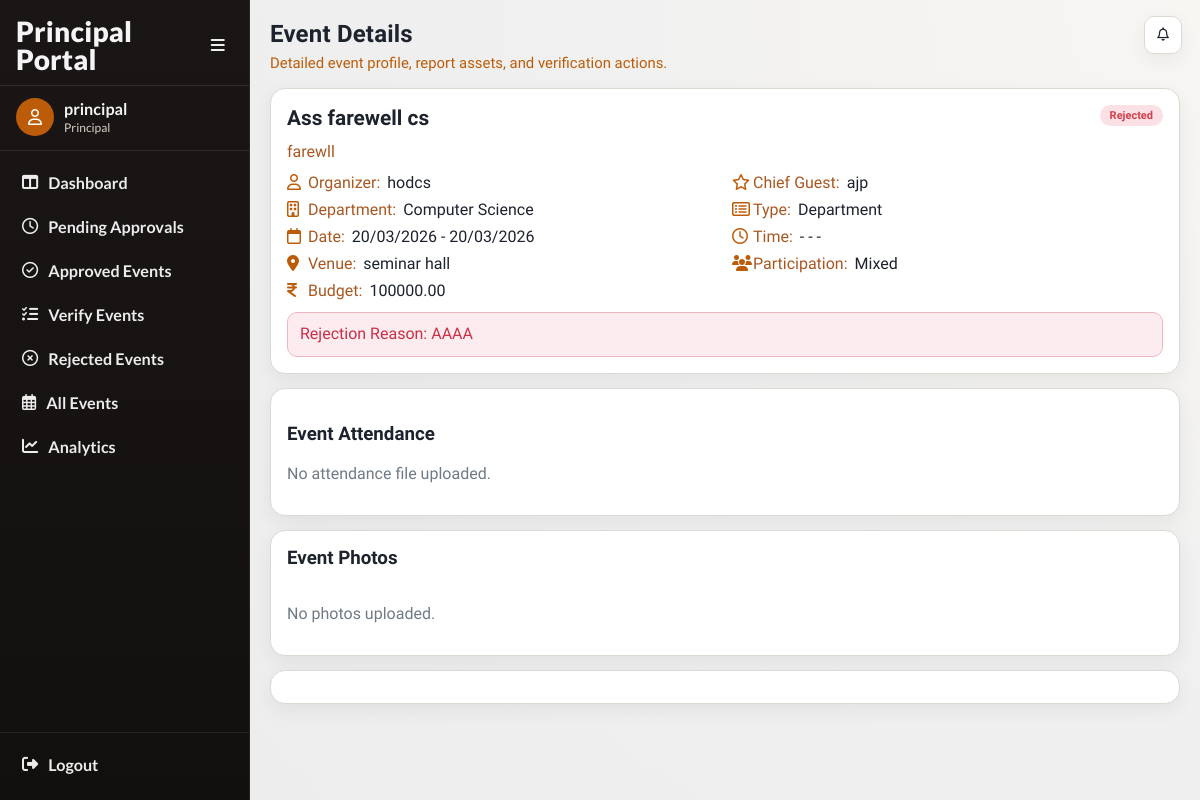
/events/events/9/ (signed in), run on an earlier commit of the app's database.
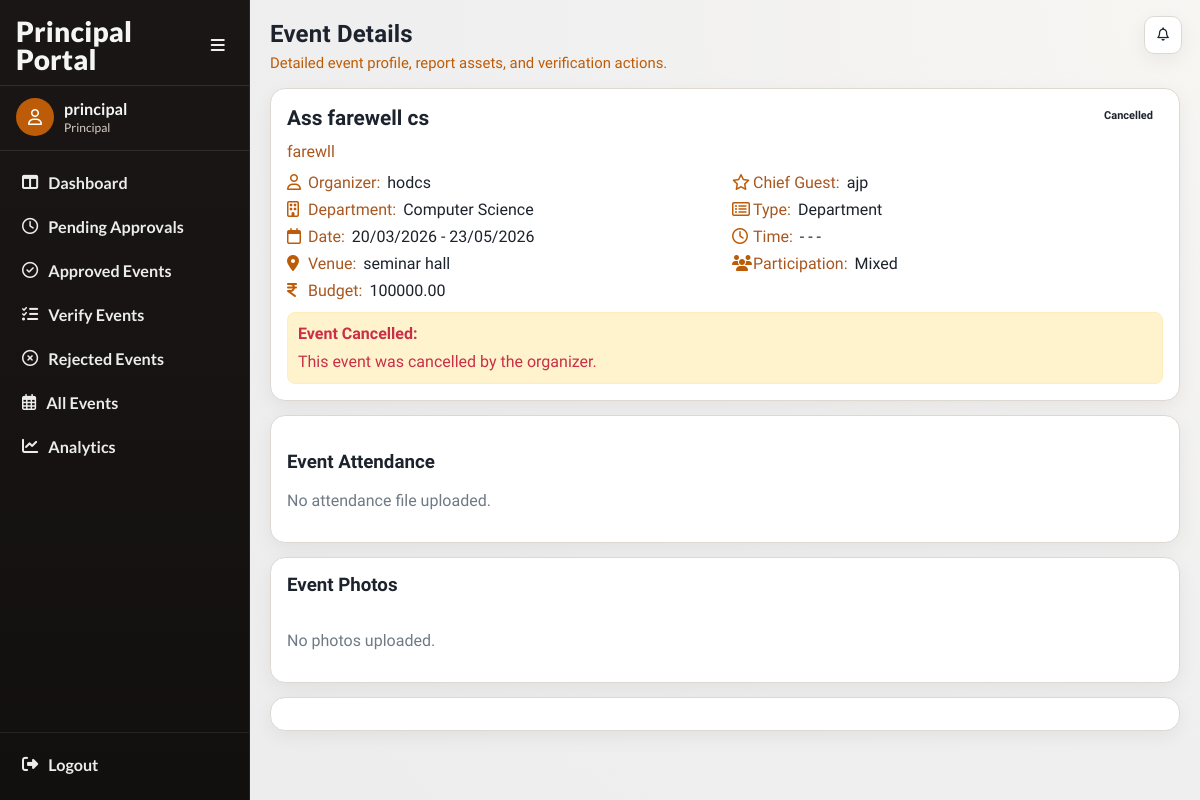
And on a later commit of the database.
### events/models.py (models this page shows, shortened)
class Event(models.Model):
    CATEGORY_CHOICES = (
        ('department', 'Department'),
        ('nss', 'NSS'),
        ('ncc', 'NCC'),
        ('union', 'Union'),
        ('other', 'Other'),
    )
    PARTICIPATION_CHOICES = (
        ('boys', 'Boys'),
        ('girls', 'Girls'),
        ('mixed', 'Mixed'),
    )
    STATUS_CHOICES = (
        ('pending', 'Pending Approval'),
        ('approved', 'Approved'),
        ('rejected', 'Rejected'),
        ('completed', 'Completed'),
        ('verified', 'Verified'),
        ('cancelled', 'Cancelled'),
    )
    title = models.CharField(max_length=200)
    category = models.CharField(max_length=20, choices=CATEGORY_CHOICES)
    created_by = models.ForeignKey(
        settings.AUTH_USER_MODEL,
        on_delete=models.CASCADE
    )
    department = models.ForeignKey(
    Department,
    on_delete=models.SET_NULL,
    null=True,
    blank=True
    )
    participation_type = models.CharField(
        max_length=20,
        choices=PARTICIPATION_CHOICES
    )
    chief_guest = models.CharField(max_length=200, blank=True, null=True)
    budget = models.DecimalField(max_digits=10, decimal_places=2)
    venue = models.ForeignKey(
    Venue,
    on_delete=models.PROTECT
    )
    start_date = models.DateField()
    end_date = models.DateField()
    start_time = models.TimeField(null=True, blank=True)
    end_time = models.TimeField(null=True, blank=True)
    description = models.TextField()
    tags = models.ManyToManyField(Tag, blank=True)
    status = models.CharField(
        max_length=20,
        choices=STATUS_CHOICES,
        default='pending'
    )
    principal_remark = models.TextField(blank=True, null=True)
    created_at = models.DateTimeField(auto_now_add=True)
    report_text = models.TextField(blank=True, null=True)
    attendance_file = models.FileField(
        upload_to='attendance/',
        blank=True,
        null=True
    )
    completed_at = models.DateTimeField(blank=True, null=True)

class Department(models.Model):
    name = models.CharField(max_length=100, unique=True)
    def __str__(self):
        return self.name

class Venue(models.Model):
    name = models.CharField(max_length=100, unique=True)
    def __str__(self):
        return self.name

### accounts/models.py (models this page shows, shortened)
class User(AbstractUser):
    ROLE_CHOICES = (
        ('faculty', 'Faculty'),
        ('principal', 'Principal'),
        ('admin', 'Admin'),
    )
    SUB_ROLE_CHOICES = (
        ('hod', 'HOD'),
        ('nss', 'NSS In-Charge'),
        ('ncc', 'NCC In-Charge'),
        ('union', 'Union In-Charge'),
        ('other', 'Other In-Charge'),
    )
    role = models.CharField(max_length=20, choices=ROLE_CHOICES)
    sub_role = models.CharField(
        max_length=20,
        choices=SUB_ROLE_CHOICES,
        blank=True,
        null=True
    )
    department = models.ForeignKey(
    'events.Department',
    on_delete=models.SET_NULL,
    null=True,
    blank=True
    )

### events/views.py (the view)
@login_required(login_url='/login/')
def event_detail(request, event_id):
    event = get_object_or_404(Event, id=event_id)
    if request.user.role == 'faculty' and event.created_by != request.user:
        messages.error(request, "You do not have permission to view this event.")
        return redirect('faculty_dashboard')
    return render(request,
                  'events/event_detail.html',
                  {'event': event})

### events/templates/events/event_detail.html (shortened to what this page needs)
{% extends "base.html" %}
{% load event_extras %}
{% block page_title %}Event Details{% endblock %}
{% block page_subtitle %}Detailed event profile, report assets, and verification actions.{% endblock %}
{% block extra_css %}
<link href="https://cdn.jsdelivr.net/npm/glightbox/dist/css/glightbox.min.css" rel="stylesheet">
{% endblock %}
{% block content %}
<section class="event-card" style="margin-bottom:14px;">
    <div class="event-head">
        <h2 class="event-title" style="font-size:1.3rem;">{{ event.title }}</h2>
        <span class="chip {{ event.status }}">{{ event.status|title }}</span>
    </div>
    <p class="event-desc" style="margin-bottom: 10px;">{{ event.description }}</p>
    <div class="meta-grid">
        <div class="meta-row"><i class="fa-regular fa-user"></i><span class="meta-label">Organizer:</span><span class="meta-value">{{ event.created_by.get_full_name|default:event.created_by.username }}</span></div>
        <div class="meta-row"><i class="fa-regular fa-star"></i><span class="meta-label">Chief Guest:</span><span class="meta-value">{{ event.chief_guest|default:"-" }}</span></div>
        <div class="meta-row"><i class="fa-regular fa-building"></i><span class="meta-label">Department:</span><span class="meta-value">{{ event.department|default:"General" }}</span></div>
        <div class="meta-row"><i class="fa-regular fa-rectangle-list"></i><span class="meta-label">Type:</span><span class="meta-value">{{ event.category|title }}</span></div>
        <div class="meta-row"><i class="fa-regular fa-calendar"></i><span class="meta-label">Date:</span><span class="meta-value">{{ event.start_date|date:"d/m/Y" }} - {{ event.end_date|date:"d/m/Y" }}</span></div>
        <div class="meta-row"><i class="fa-regular fa-clock"></i><span class="meta-label">Time:</span><span class="meta-value">{{ event.start_time|time:"h:i A"|default:"-" }} - {{ event.end_time|time:"h:i A"|default:"-" }}</span></div>
        <div class="meta-row"><i class="fa-solid fa-location-dot"></i><span class="meta-label">Venue:</span><span class="meta-value">{{ event.venue }}</span></div>
        <div class="meta-row"><i class="fa-solid fa-users"></i><span class="meta-label">Participation:</span><span class="meta-value">{{ event.participation_type|title }}</span></div>
        <div class="meta-row"><i class="fa-solid fa-indian-rupee-sign"></i><span class="meta-label">Budget:</span><span class="meta-value">{{ event.budget }}</span></div>
    </div>
    {% if event.status == "rejected" and event.principal_remark %}
        <div class="reason-box">Rejection Reason: {{ event.principal_remark }}</div>
    {% endif %}
    {% if event.status == "cancelled" %}
    <div class="reason-box" style="margin-top:10px; padding:10px; border:1px solid #ffeeba; background:#fff3cd; border-radius:8px;">
        <strong>Event Cancelled:</strong>
        <p style="margin:5px 0 0;">
            This event was cancelled by the organizer.
        </p>
    </div>
    {% endif %}
</section>
<section class="panel" style="margin-bottom:14px;">
    <h3>Event Attendance</h3>
    {% if event.attendance_file %}
        <a class="btn secondary" href="{{ event.attendance_file.url }}">Open Attendance File</a>
    {% else %}
        <p class="muted">No attendance file uploaded.</p>
    {% endif %}
</section>
<section class="panel" style="margin-bottom:14px;">
    <h3 style="margin-top:0;">Event Photos</h3>
    <div style="display:grid;grid-template-columns:repeat(auto-fit,minmax(180px,1fr));gap:12px;">
        {% for photo in event.photos.all %}
            <a class="glightbox" href="{{ photo.image.url }}" data-gallery="event-gallery" data-title="{{ event.title }}">
                <img src="{{ photo.image.url }}" alt="{{ event.title }} photo" style="width:100%;height:160px;object-fit:cover;border-radius:12px;border:1px solid var(--line);">
            </a>
        {% empty %}
            <p class="muted">No photos uploaded.</p>
        {% endfor %}
    </div>
</section>
<section class="panel" style="display:flex;gap:8px;flex-wrap:wrap;align-items:center;">
</section>
{% endblock %}

What changed in the data, as far as the page shows it:
changed Event "Ass farewell cs": status "Rejected" → "Cancelled"; end_date "20/03/2026" → "23/05/2026"; principal_remark "AAAA" → (not shown)
Also different on the page:
text no longer shown: "Rejection Reason:"
text now shown: "Event Cancelled: This event was cancelled by the organizer."
